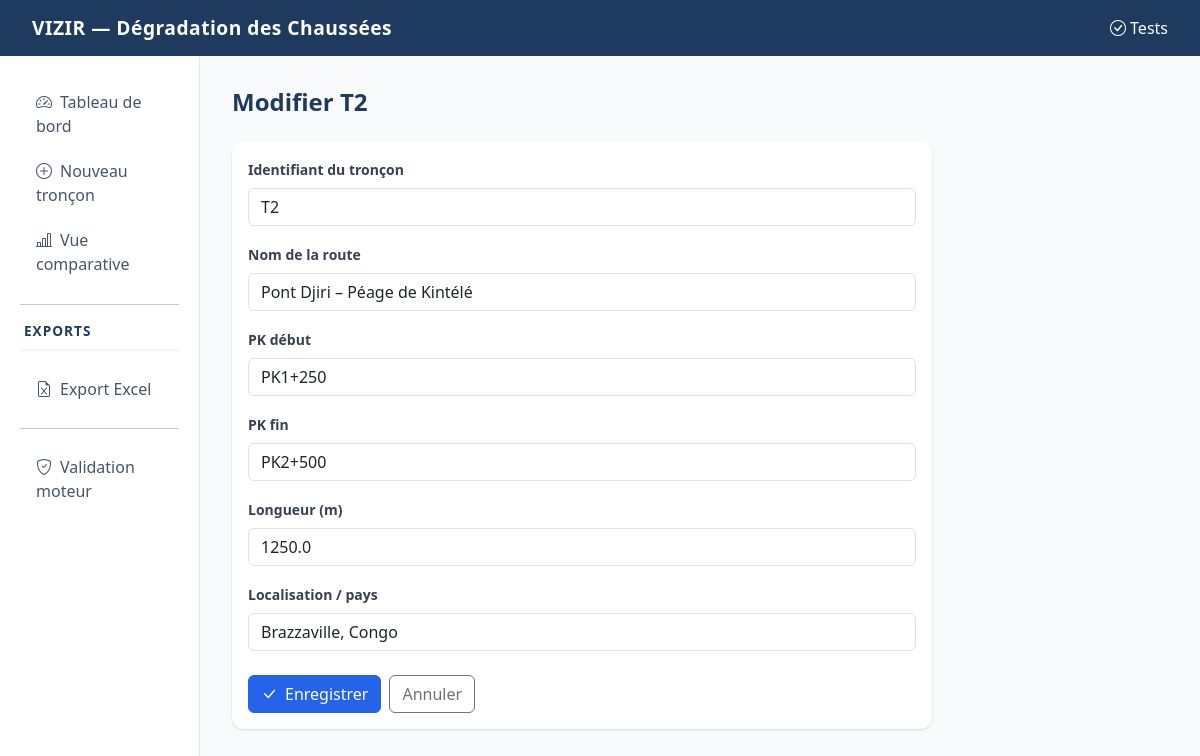
/troncon/2/modifier/, run on the app's committed database.
### troncons/models.py (models this page shows, shortened)
class Troncon(models.Model):
    nom = models.CharField(max_length=100, verbose_name="Identifiant du tronçon")
    route = models.CharField(max_length=200, verbose_name="Nom de la route", blank=True)
    pk_debut = models.CharField(max_length=50, verbose_name="PK début", blank=True)
    pk_fin = models.CharField(max_length=50, verbose_name="PK fin", blank=True)
    longueur_m = models.FloatField(verbose_name="Longueur (m)", null=True, blank=True)
    localisation = models.CharField(max_length=300, verbose_name="Localisation / pays", blank=True)
    date_creation = models.DateTimeField(default=timezone.now)
    class Meta:
        verbose_name = "Tronçon"
        verbose_name_plural = "Tronçons"
        ordering = ['-date_creation']

### troncons/views.py (the view)
# urls.py: path('troncon/<int:pk>/modifier/', views.troncon_edit, name='troncon_edit'),
def troncon_edit(request, pk):
    troncon = get_object_or_404(Troncon, pk=pk)
    if request.method == 'POST':
        form = TronconForm(request.POST, instance=troncon)
        if form.is_valid():
            form.save()
            messages.success(request, "Tronçon mis à jour.")
            return redirect('troncon_detail', pk=pk)
    else:
        form = TronconForm(instance=troncon)
    return render(request, 'troncons/troncon_form.html', {'form': form, 'titre': f'Modifier {troncon.nom}', 'troncon': troncon})

### troncons/forms.py
class TronconForm(forms.ModelForm):
    class Meta:
        model = Troncon
        fields = ['nom', 'route', 'pk_debut', 'pk_fin', 'longueur_m', 'localisation']
        widgets = {
            'nom': forms.TextInput(attrs={'class': 'form-control', 'placeholder': 'Ex. T1'}),
            'route': forms.TextInput(attrs={'class': 'form-control', 'placeholder': 'Ex. RN1 Brazzaville–Kintélé'}),
            'pk_debut': forms.TextInput(attrs={'class': 'form-control', 'placeholder': 'Ex. PK0+000'}),
            'pk_fin': forms.TextInput(attrs={'class': 'form-control', 'placeholder': 'Ex. PK1+250'}),
            'longueur_m': forms.NumberInput(attrs={'class': 'form-control', 'step': '0.1'}),
            'localisation': forms.TextInput(attrs={'class': 'form-control', 'placeholder': 'Ex. Brazzaville, Congo'}),
        }

### troncons/templates/troncons/troncon_form.html (shortened to what this page needs)
{% extends 'troncons/base.html' %}
{% block content %}
<div class="mb-4">
    <h4 class="fw-bold" style="color: var(--primary)">{{ titre }}</h4>
</div>
<div class="card" style="max-width: 700px;">
    <div class="card-body">
        <form method="post">
            {% for field in form %}
            <div class="mb-3">
                <label class="form-label">{{ field.label }}</label>
                {{ field }}
            </div>
            {% endfor %}
            <div class="d-flex gap-2 mt-4">
                <button type="submit" class="btn btn-primary">
                    <i class="bi bi-check-lg me-2"></i>Enregistrer
                </button>
                <a href="{% url 'dashboard' %}" class="btn btn-outline-secondary">Annuler</a>
            </div>
        </form>
    </div>
</div>
{% endblock %}

### troncons/templates/troncons/base.html (style rules this page uses)
:root { --primary: #1e3a5f; --accent: #2563EB; --danger: #DC2626; --warning: #D97706; --success: #16A34A; }
body { background: #f8fafc; font-family: 'Segoe UI', sans-serif; }
.card { border: none; border-radius: 12px; box-shadow: 0 1px 3px rgba(0,0,0,0.08), 0 1px 2px rgba(0,0,0,0.06); }
.btn-primary { background: var(--accent); border-color: var(--accent); }
.form-label { font-weight: 600; font-size: 0.875rem; color: #374151; }

### data on the page
Troncon: form "T2" "Pont Djiri – Péage de Kintélé" "PK1+250" "PK2+500" "1250.0" "Brazzaville, Congo"

### other printed values
{{ titre }} "Modifier T2"
{{ field.label }} "Identifiant du tronçon" "Nom de la route" "PK début" "PK fin" "Longueur (m)" "Localisation / pays"
